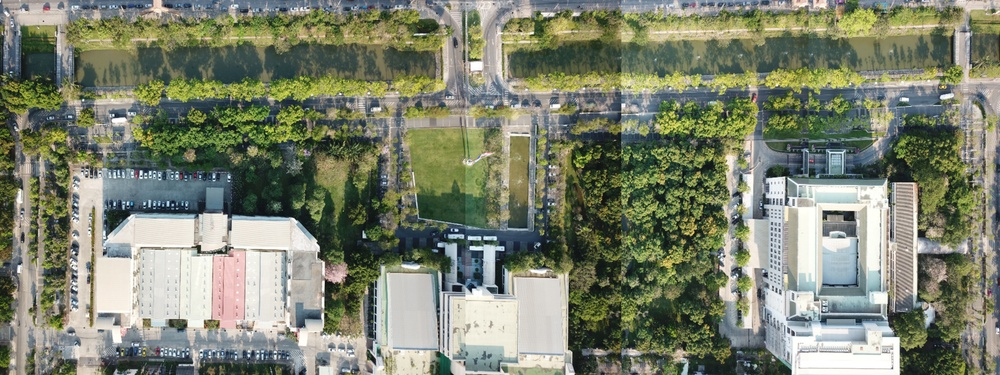
#> input picture train/finalstitch.jpg, 1000 x 375 px, shrunk from 4000 x 1500 before the run
$ python -i test.py   (imports and definitions only)   (older library calls are emulated)
#> lines starting #> are read from the running program, lines starting #| are printed output that depends on the picture; after the words box and inside, x2 and y2 are one past the last pixel; in counts of white or black regions, pixels touching at a corner belong together
from sklearn import datasets, svm, neighbors, ensemble,model_selection, tree, multiclass
import numpy as np
from numpy import genfromtxt

from sklearn.externals import joblib
import cv2

alpha = 0.4
# [1 line not run here, left out]
stride = 200
interval = 200
testData = []
# [1 line that did not run here, left out]
# [1 line not run here, left out]
# [1 line that did not run here, left out]
# [1 line not run here, left out]
ar = []
lower_blue = np.array([30,30,20],np.uint8)
upper_blue = np.array([90,255,255],np.uint8)

def find_mean(img):
    mean = np.mean(img, axis=(0,1))
    return mean
def find_min(img):
    mina = np.amin(img)
    return mina
def find_max(img):
    maxa = np.amax(img)
    return maxa
def find_omean(img):
    mean = np.mean(img)
    return mean
def find_contour(img):
    img = cv2.cvtColor(img,cv2.COLOR_BGR2GRAY)
    kernel = np.ones((30,30),np.uint8)
    kernel2 = np.ones((70,70),np.uint8)
    img = cv2.medianBlur(img,5)
    ret,th1 = cv2.threshold(img,150,255,cv2.THRESH_BINARY)
    opening = cv2.morphologyEx(th1, cv2.MORPH_OPEN, kernel)
    closing = cv2.morphologyEx(opening, cv2.MORPH_CLOSE, kernel2)
    im2, contours, hierarchy = cv2.findContours(closing,cv2.RETR_TREE,cv2.CHAIN_APPROX_SIMPLE)
    return len(contours)
def find_HSV(img):
    count = 0
    #hsv = cv2.cvtColor(img, cv2.COLOR_BGR2HSV)
    mask = cv2.inRange(img, lower_blue, upper_blue)
    height = mask.shape[0]
    width = mask.shape[1]
    overall = height*width
    for y in range(0,height):
        for x in range(0,width):
            if mask[y,x] == 255:
                count = count + 1
    return (count/float(overall))*100
def find_OTSU(img):
    img = cv2.cvtColor(img, cv2.COLOR_BGR2GRAY)
    kernel = np.ones((10,10),np.uint8)
    kernel2 = np.ones((5,5),np.uint8)
    img = cv2.medianBlur(img,5)
    ret,th1 = cv2.threshold(img,150,255,cv2.THRESH_BINARY+cv2.THRESH_OTSU)
    opening = cv2.morphologyEx(th1, cv2.MORPH_OPEN, kernel, iterations = 2)
    closing = cv2.morphologyEx(opening, cv2.MORPH_CLOSE, kernel2, iterations = 2)
    im2, contours2, hierarchy = cv2.findContours(closing,cv2.RETR_TREE,cv2.CHAIN_APPROX_SIMPLE)
    return len(contours2)

def callFeatures(im):
    hsv = cv2.cvtColor(im, cv2.COLOR_BGR2HSV)
    hsv = find_HSV(hsv)
    mean = find_mean(im)
    omean = find_omean(im)
    contours = find_contour(im)
    otsu = find_OTSU(im)
    value = (hsv, mean[0], mean[1], mean[2], omean, contours, otsu)
    testData.append(value)
count = 0
# [12 lines not run here, left out]
# [1 line that did not run here, left out]
# [2 lines not run here, left out]
# [1 line that did not run here, left out]
# [12 lines not run here, left out]
    #if(prediction[i] == "Unknown"):
        #cv2.rectangle(overlay,(ar[i][1],ar[i][0]),(ar[i][3],ar[i][2]),(100,100,100),-1)
# [1 line that did not run here, left out]
# [3 lines not run here, left out]
k = cv2.waitKey(0)
#> (key Esc is pressed here)
# [2 lines not run here, left out]

>>> import cv2
>>> picture = cv2.imread('finalstitch.jpg')
#> picture is the input picture: shape (375, 1000, 3); mean B, G, R 111.1, 130.7, 125.1
>>> result = callFeatures(picture)
#> in callFeatures, `hsv = cv2.cvtColor(im, cv2.COLOR_BGR2HSV)`: hsv: shape (375, 1000, 3); mean H, S, V 52, 65.6, 134.9
#> in find_HSV, `mask = cv2.inRange(img, lower_blue, upper_blue)`:
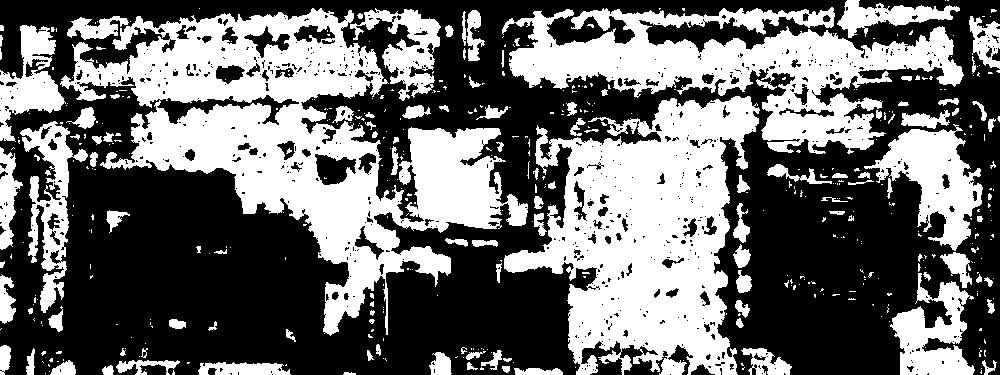
#> mask: shape (375, 1000); 42.4% white; 485 white regions (366 under 20 px), largest, box (x1, y1, x2, y2) and area: (60, 8, 528, 336) 51776, (504, 96, 760, 375) 39244, (502, 7, 964, 154) 26773
#> in callFeatures, `hsv = find_HSV(hsv)`: hsv = 42.44
#> in find_mean, `mean = np.mean(img, axis=(0,1))`: mean = [111.1, 130.7, 125.1]
#> in find_omean, `mean = np.mean(img)`: mean = 122.3
#> in find_contour, `img = cv2.medianBlur(img,5)`:
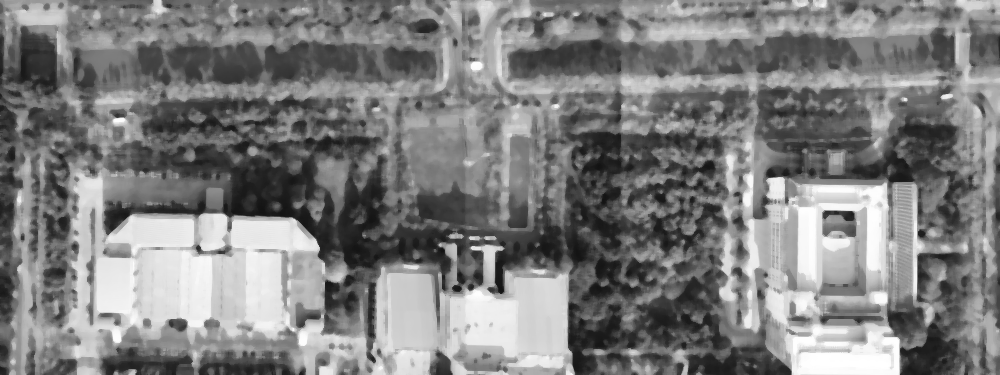
#> img: shape (375, 1000); min 18, max 255, mean 126.5
#> in find_contour, `ret,th1 = cv2.threshold(img,150,255,cv2.THRESH_BINARY)`:
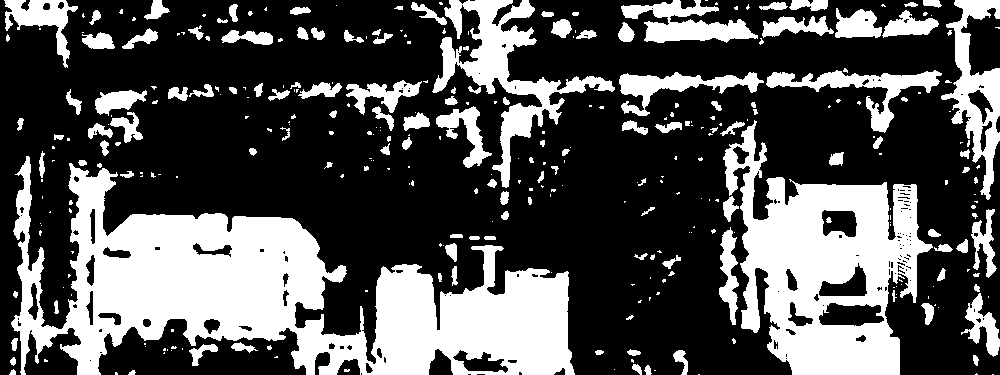
#> th1: shape (375, 1000); 32.7% white; 331 white regions (196 under 20 px), largest, box (x1, y1, x2, y2) and area: (11, 156, 575, 375) 53777, (723, 120, 933, 375) 25975, (432, 0, 615, 188) 7795
#> in find_contour, `opening = cv2.morphologyEx(th1, cv2.MORPH_OPEN, kernel)`: opening: shape (375, 1000); 12.7% white; 8 white regions, largest, box (x1, y1, x2, y2) and area: (94, 216, 285, 332) 15368, (441, 278, 569, 375) 9665, (749, 198, 856, 282) 6468
#> in find_contour, `closing = cv2.morphologyEx(opening, cv2.MORPH_CLOSE, kernel2)`:
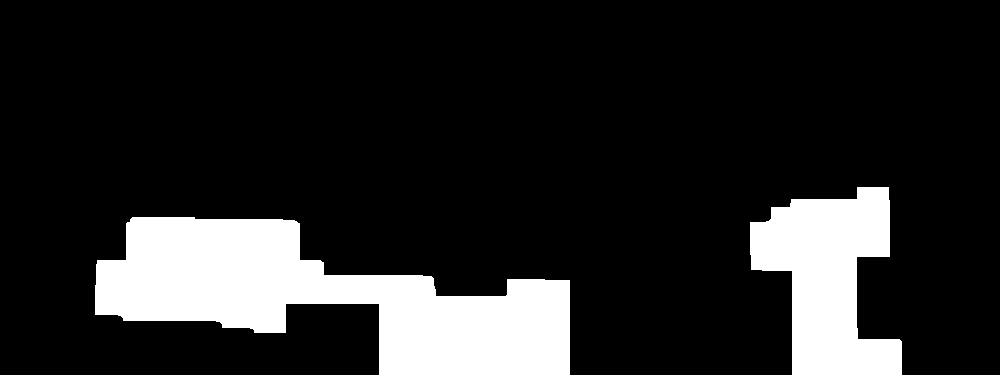
#> closing: shape (375, 1000); 15.4% white; 2 white regions
#> in find_contour, `im2, contours, hierarchy = cv2.findContours(closing,cv2.RETR_TREE,cv2...`: contours = 2 contours; box (x1, y1, x2, y2) and area: (95, 217, 570, 375) 39202, (750, 187, 902, 375) 17367
#> in callFeatures, `contours = find_contour(im)`: contours = 2
#> in find_OTSU, `ret,th1 = cv2.threshold(img,150,255,cv2.THRESH_BINARY+cv2.THRESH_OTSU)`:
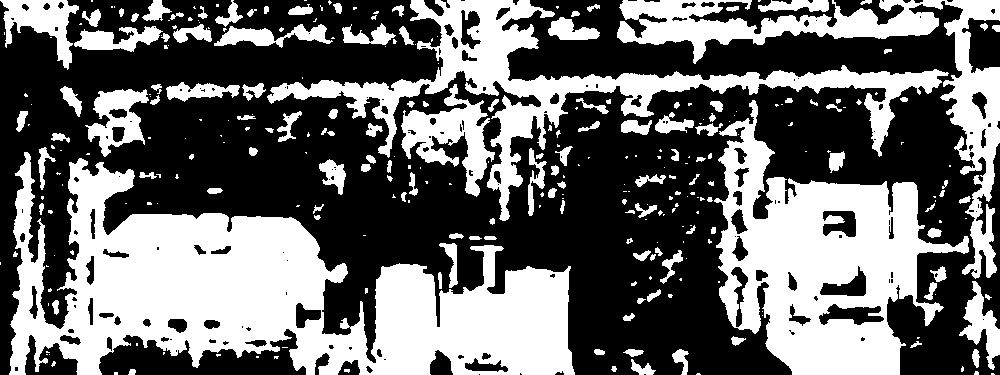
#> th1: shape (375, 1000); 41.9% white; 301 white regions (165 under 20 px), largest, box (x1, y1, x2, y2) and area: (9, 152, 575, 375) 60371, (714, 100, 969, 375) 31693, (267, 0, 949, 221) 21542
#> in find_OTSU, `ret,th1 = cv2.threshold(img,150,255,cv2.THRESH_BINARY+cv2.THRESH_OTSU)`: ret = 134
#> in find_OTSU, `opening = cv2.morphologyEx(th1, cv2.MORPH_OPEN, kernel, iterations = 2)`:
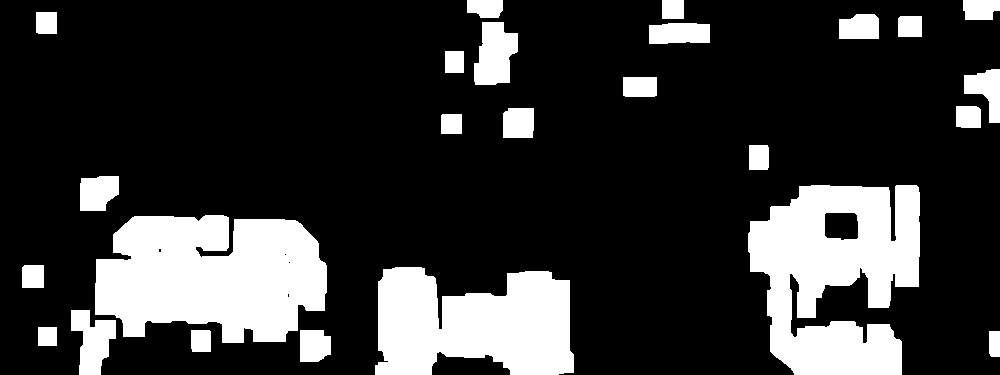
#> opening: shape (375, 1000); 21.2% white; 25 white regions, largest, box (x1, y1, x2, y2) and area: (95, 215, 327, 343) 23339, (748, 185, 920, 375) 22388, (375, 267, 574, 375) 16785
#> in find_OTSU, `closing = cv2.morphologyEx(opening, cv2.MORPH_CLOSE, kernel2, iteratio..`:
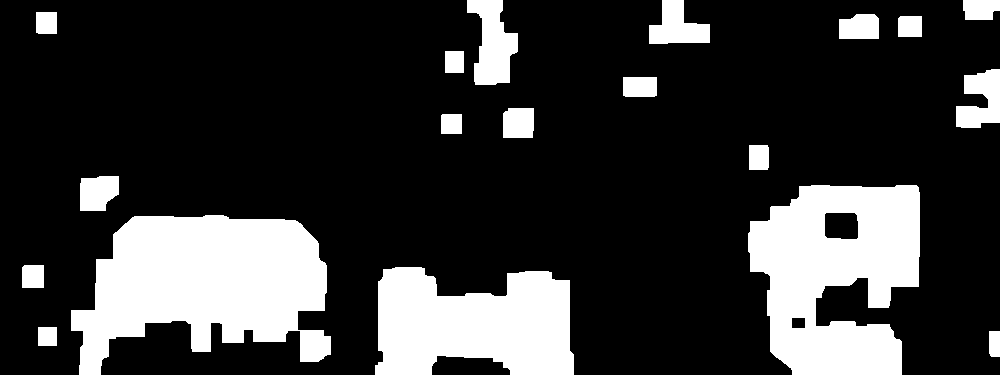
#> closing: shape (375, 1000); 21.8% white; 19 white regions
#> in find_OTSU, `im2, contours2, hierarchy = cv2.findContours(closing,cv2.RETR_TREE,cv2..`: contours2 = 21 contours; largest, box (x1, y1, x2, y2) and area: (71, 215, 331, 375) 26944, (748, 185, 920, 375) 23714, (375, 267, 574, 375) 16648, (467, 0, 518, 85) 2569, (956, 69, 1000, 128) 1668
#> in callFeatures, `otsu = find_OTSU(im)`: otsu = 21
#> in callFeatures, `value = (hsv, mean[0], mean[1], mean[2], omean, contours, otsu)`: value = (42.44, 111.1, 130.7, 125.1, 122.3, 2, 21)
